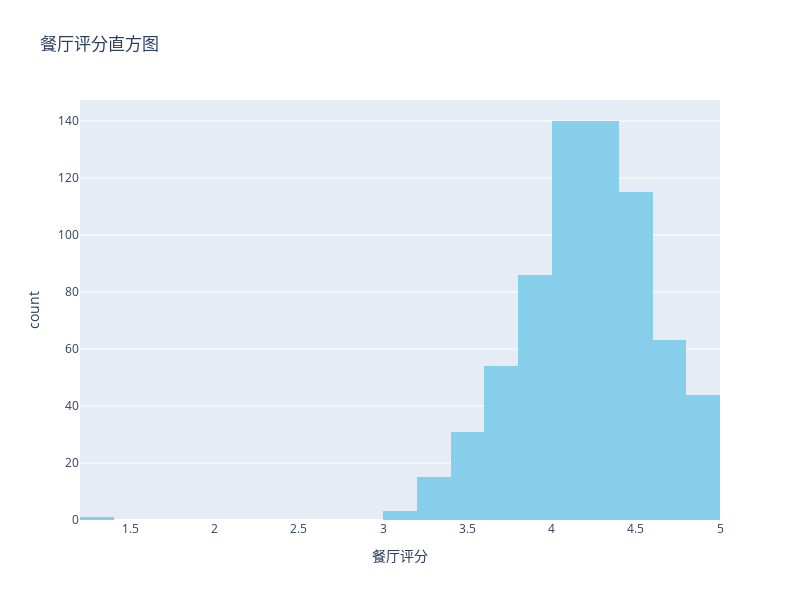

Source (notebook cell):
### Code cell
# 1. 餐厅评分的直方图
fig1 = px.histogram(df, x='餐厅评分', nbins=20,
                    color_discrete_sequence=['skyblue'],
                    title='餐厅评分直方图')
fig1.update_layout(width=800, height=600)
fig1.write_html('restaurant_plots/1_rating_histogram.html')
fig1.show()

### Figure 1 — Plotly figure (JSON) as saved in the notebook; plotly's stock layout.template omitted (floating-point values rounded to 4 significant figures; data arrays with more than 128 entries replaced by an {"elided": "..."} marker saying what was removed)
{"data": [{"alignmentgroup": "True", "bingroup": "x", "hovertemplate": "餐厅评分=%{x}<br>count=%{y}<extra></extra>", "legendgroup": "", "marker": {"color": "skyblue", "pattern": {"shape": ""}}, "name": "", "nbinsx": 20, "offsetgroup": "", "orientation": "v", "showlegend": false, "type": "histogram", "x": {"elided": "742 float values"}, "xaxis": "x", "yaxis": "y"}], "layout": {"barmode": "relative", "height": 600, "legend": {"tracegroupgap": 0}, "title": {"text": "餐厅评分直方图"}, "width": 800, "xaxis": {"anchor": "y", "autorange": true, "domain": [0, 1], "range": [1.2, 5], "title": {"text": "餐厅评分"}, "type": "linear"}, "yaxis": {"anchor": "x", "autorange": true, "domain": [0, 1], "range": [0, 147.4], "title": {"text": "count"}}}}
